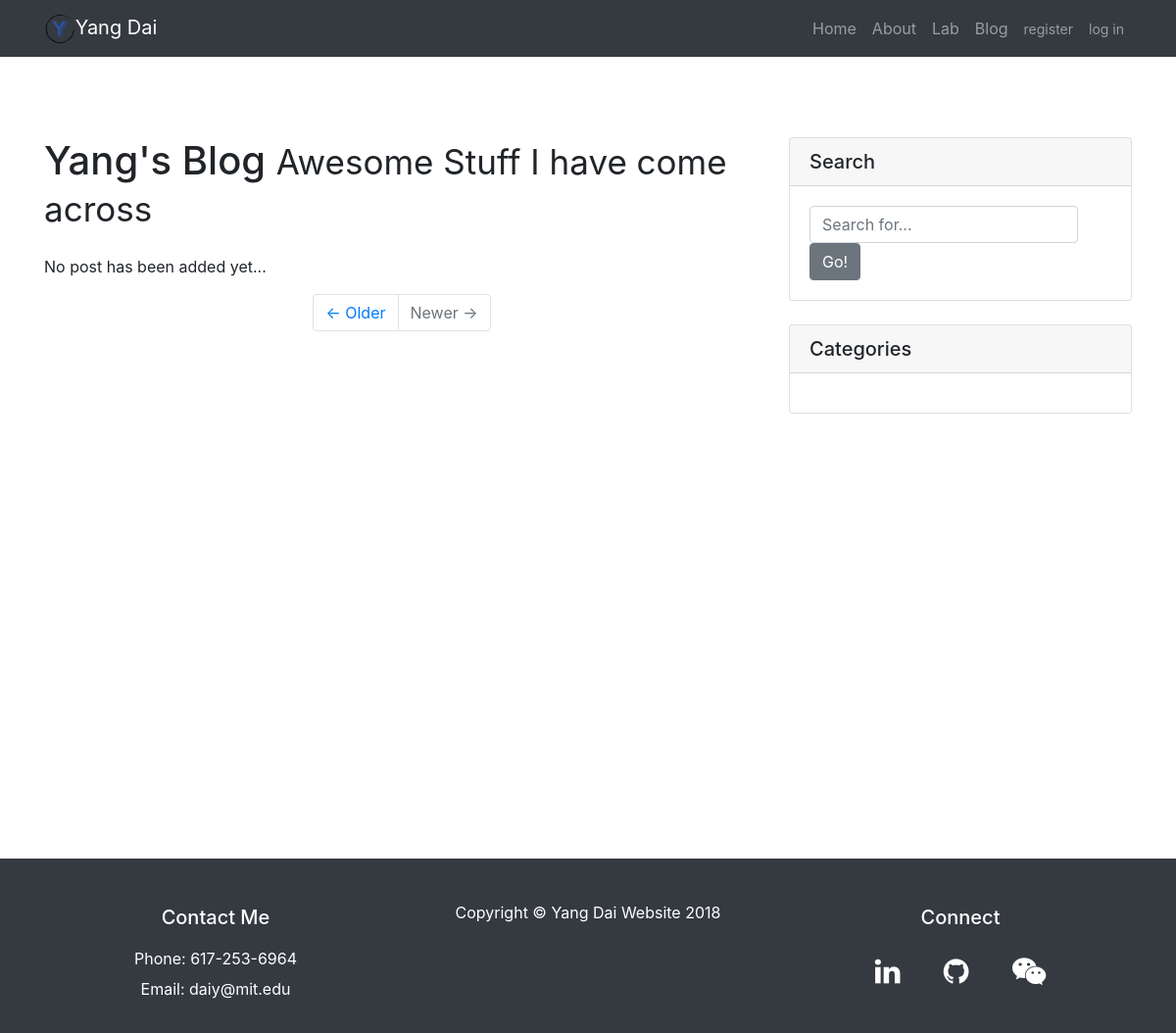
Page /blog/tag/1 on the earlier database version.
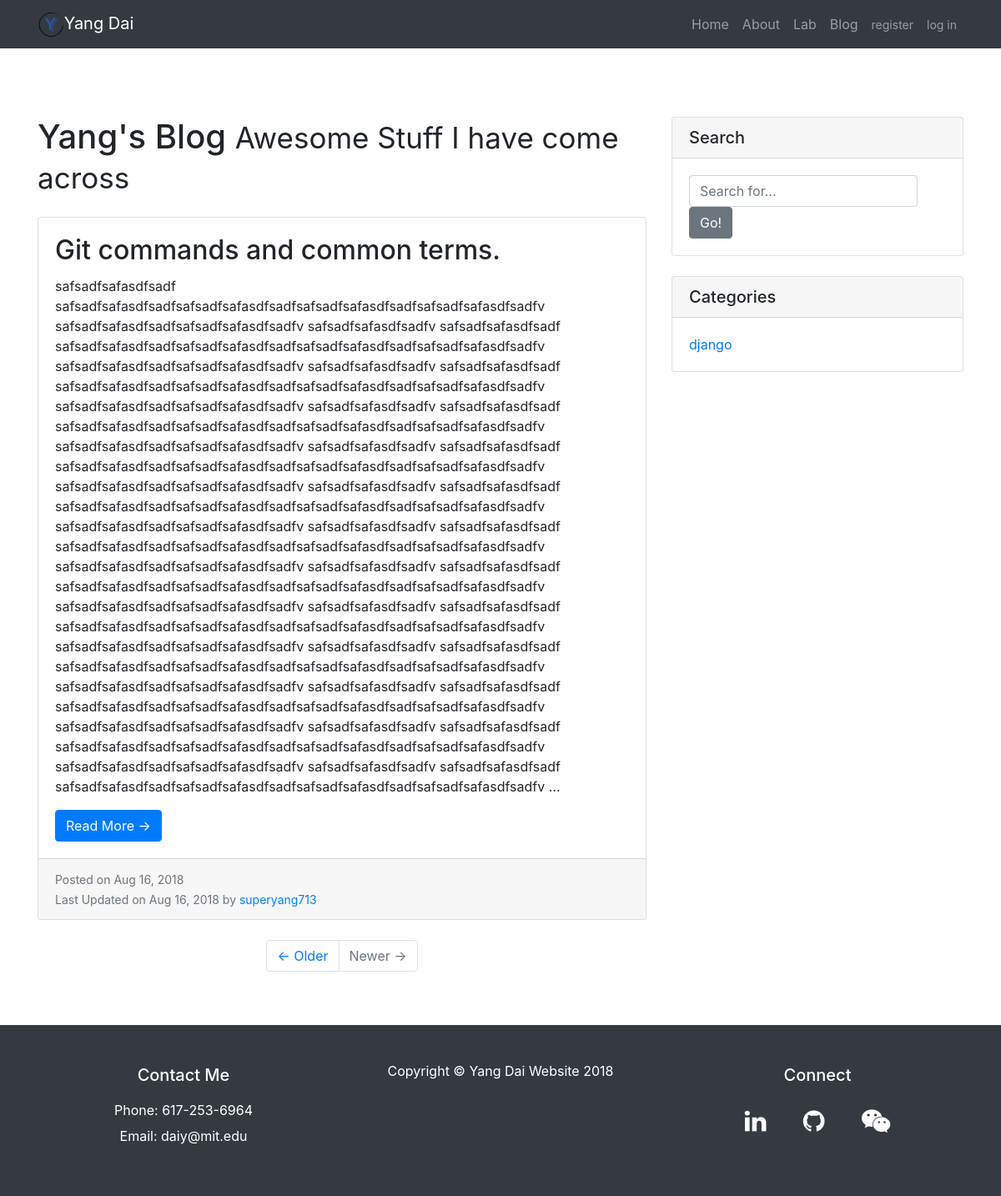
Same page on the later database version.
### blog/models.py (models this page shows, shortened)
class Post(models.Model):
    author = models.ForeignKey('auth.User', on_delete=models.CASCADE)
    title = models.CharField(max_length=255)
    body = MarkdownxField()
    created_date = models.DateTimeField(default=timezone.now)
    published_date = models.DateTimeField(blank=True, null=True)
    slug = models.SlugField(max_length=140, unique=True)
    tag = models.ManyToManyField(Tag, related_name='posts')
    class Meta:
        verbose_name_plural = 'posts'
    def get_absolute_url(self):
        return reverse('blog:post_detail', kwargs={'slug': self.slug})

class Tag(models.Model):
    name = models.CharField(max_length=255)

### blog/views.py (the view)
# urls.py: path('tag/<int:pk>', views.tag_search_result, name='tag_search_result'),
def tag_search_result(request, pk):
    posts = Post.objects.filter(tag__pk=pk)
    context = {
        'posts': posts,
        'tags': Tag.objects.all()
    }
    return render(request, 'blog/tag_search_result.html', context)

### blog/templates/blog/tag_search_result.html (shortened to what this page needs)
{% extends "blog/base.html" %}
{% block content %}
      <div class="col-md-8">
        <h1 class="my-4">Yang's Blog
          <small>Awesome Stuff I have come across</small>
        </h1>
        {% for post in posts %}
          <div class="card mb-4">
            <div class="card-body">
              <h2 class="card-title">{{ post.title }}</h2>
              <p class="card-text">{{ post.body|striptags|truncatewords:50 }}</p>
              <a href="{{ post.get_absolute_url }}" class="btn btn-primary">Read More &rarr;</a>
            </div>
            <div class="card-footer text-muted">
              <small>
                Posted on {{ post.created_date|date:'M d, Y' }}
                <br>
                Last Updated on {{ post.published_date|date:'M d, Y' }} by
                <a href="{% url 'home:about' %}">{{ post.author }}</a>
              </small>
            </div>
          </div>
        {% empty %}
          <p>No post has been added yet...</p>
        {% endfor %}
        <ul class="pagination justify-content-center mb-4">
          <li class="page-item">
            <a class="page-link" href="#">&larr; Older</a>
          </li>
          <li class="page-item disabled">
            <a class="page-link" href="#">Newer &rarr;</a>
          </li>
        </ul>
      </div>
{% endblock content %}

### blog/templates/blog/base.html (shortened to what this page needs)
{% load bootstrap4 %}
{% load static %}
<!DOCTYPE html>
<html lang="en">
<head>
  {% bootstrap_css %}
  <link href="{% static 'home/css/font-awesome/css/font-awesome.min.css' %}" rel="stylesheet">
  <link href="{% static 'home/css/custom.css' %}" rel="stylesheet">
</head>
<body>
  <nav class="navbar navbar-expand-lg navbar-dark bg-dark fixed-top">
    <div class="container">
      <a class="navbar-brand" href="{% url 'home:index' %}"><img style="max-height:30px;" src="{% static 'home/images/yang_banner.png'%}"/>Yang Dai</a>
      <div class="collapse navbar-collapse" id="navbarResponsive">
        <ul class="navbar-nav ml-auto">
          <li class="nav-item active">
            <a class="nav-link" href="{% url 'home:index' %}">Home
            </a>
          </li>
          <li class="nav-item">
            <a class="nav-link" href="{% url 'home:about' %}">About</a>
          </li>
          <li class="nav-item">
            <a class="nav-link" href="{% url 'lab:pressure_monitor' %}">Lab</a>
          </li>
          <li class="nav-item">
            <a class="nav-link" href="{% url 'blog:post_list' %}">Blog</a>
          </li>
          {% if user.is_authenticated %}
          <li class="nav-item">
            <a class="nav-link">Hello, {{ user.username }}</a>
          </li>
          <li class="nav-item">
            <a class="nav-link" href="{% url 'users:logout' %}"><small>log out</small></a>
          </li>
          {% else %}
          <li class="nav-item">
            <a class="nav-link" href="{% url 'users:register' %}"><small>register</small></a>
          </li>
          <li class="nav-item">
            <a class="nav-link" href="{% url 'users:login' %}"><small>log in</small></a>
          </li>
          {% endif %}
        </ul>
      </div>
    </div>
  </nav>
  <div class="container">
    <div class="row">
      {% block content %}
      {% endblock content %}
      <div class="col-md-4">
        <div class="card my-4">
          <h5 class="card-header">Search</h5>
          <div class="card-body">
            <div class="input-group">
              <form class="form-inline" action="{% url 'blog:search' %}" method="get">
                <input type="text" name="q" class="form-control" placeholder="Search for...">
                {% buttons %}
                  <button class="btn btn-secondary">Go!</button>
                {% endbuttons %}
              </form>
            </div>
          </div>
        </div>
        <div class="card my-4">
          <h5 class="card-header">Categories</h5>
          <div class="card-body">
            <ul class="list-unstyled mb-0">
            {% for tag in tags %}
              <li>
                <a href="{% url 'blog:tag_search_result' pk=tag.id %}">{{tag.name }}</a>
              </li>
            {% endfor %}
            </ul>
          </div>
        </div>
      </div>
    </div>
  </div>
  <div class="footer">
    <div class="py-5 bg-dark">
      <footer>
        <div class="container">
          <div class="row">
            <div class="col-sm">
              <div class="m-0 text-center text-white">
                <h5>Contact Me</h5><br>
                <p>Phone: 617-253-6964</p>
                <p>Email: daiy@mit.edu</p>
              </div>
            </div>
            <div class="col-sm">
              <div class="m-0 text-center text-white">
                <p>Copyright &copy; Yang Dai Website 2018</p>
              </div>
            </div>
            <div class="col-sm">
              <div class="m-0 text-center text-white">
                <h5>Connect</h5>
                <a href="https://www.linkedin.com/in/yangdai713"><i class="fa fa-linkedin"></i></a>
                <a href="https://github.com/superyang713" class="fa fa-github"></a>
                <a href="{% static 'home/images/wechat.jpg' %}" class="fa fa-wechat"></a>
              </div>
            </div>
          </div>
        </div>
      </footer>
    </div>
  </div>
</body>
</html>

Differences in the rows shown:
added Post: title "Git commands and common terms.", body "safsadfsafasdfsadf safsadfsafasdfsadfsafsadfsafasdfsadfsafsadfsafasdfsadfsafsadfsafasdfsadfv safsadfsafasdfsadfsafsadfsafasdfsadfv safsadfsafasdfsadfv safsadfsafasdfsadf safsadfsafasdfsadfsafsadfsafasdfsadfsafsadfsafasdfsadfsafsadfsafasdfsadfv safsadfsafasdfsadfsafsadfsafasdfsadfv safsadfsafasdfsadfv safsadfsafasdfsadf safsadfsafasdfsadfsafsadfsafasdfsadfsafsadfsafasdfsadfsafsadfsafasdfsadfv safsadfsafasdfsadfsafsadfsafasdfsadfv safsadfsafasdfsadfv safsadfsafasdfsadf safsadfsafasdfsadfsafsadfsafasdfsadfsafsadfsafasdfsadfsafsadfsafasdfsadfv safsadfsafasdfsadfsafsadfsafasdfsadfv safsadfsafasdfsadfv safsadfsafasdfsadf safsadfsafasdfsadfsafsadfsafasdfsadfsafsadfsafasdfsadfsafsadfsafasdfsadfv…", created_date "Aug 16, 2018", published_date "Aug 16, 2018", author "superyang713"
added Tag: name "django"
Other differences:
text no longer shown: "No post has been added yet..."
